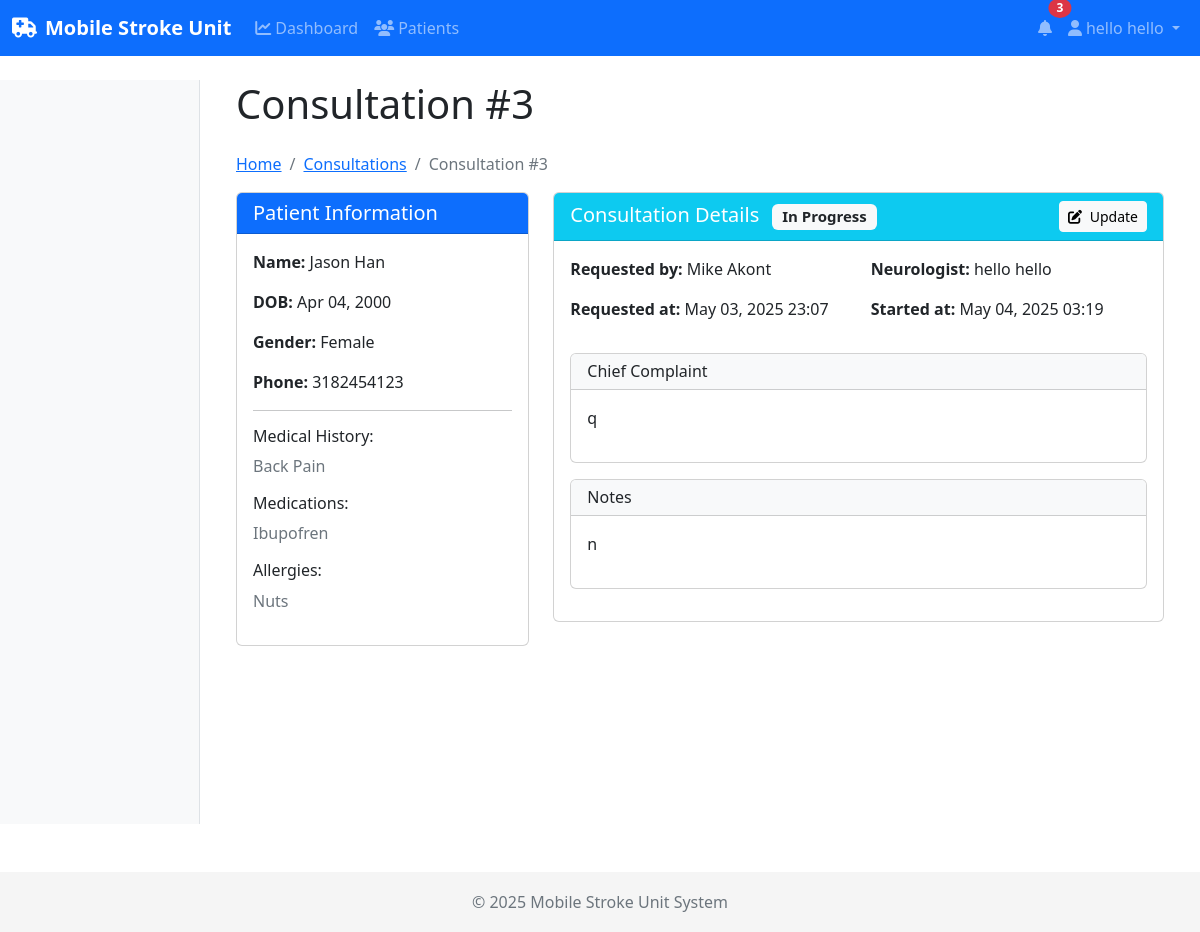
Page /consultations/3/ (signed in) on the committed database.
### accounts/models.py (models this page shows, shortened)
class User(AbstractUser):
    class Role(models.TextChoices):
        PATIENT = 'PATIENT', 'Patient'
        TECHNICIAN = 'TECHNICIAN', 'Technician'
        NEUROLOGIST = 'NEUROLOGIST', 'Neurologist'
    role = models.CharField(
        max_length=20,
        choices=Role.choices,
        default=Role.PATIENT
    )
    phone_number = models.CharField(max_length=15, blank=True)
    groups = models.ManyToManyField(
        'auth.Group',
        related_name='custom_user_set',
        blank=True,
        help_text='The groups this user belongs to. A user will get all permissions granted to each of their groups.',
        verbose_name='groups',
    )
    user_permissions = models.ManyToManyField(
        'auth.Permission',
        related_name='custom_user_set',
        blank=True,
        help_text='Specific permissions for this user.',
        verbose_name='user permissions',
    )
    @property
    def is_technician(self):
        return self.role == self.Role.TECHNICIAN
    @property
    def is_neurologist(self):
        return self.role == self.Role.NEUROLOGIST

### consultations/models.py (models this page shows, shortened)
class Consultation(models.Model):
    STATUS_CHOICES = [
        ('REQUESTED', 'Requested'),
        ('IN_PROGRESS', 'In Progress'),
        ('COMPLETED', 'Completed'),
        ('CANCELLED', 'Cancelled'),
    ]
    patient = models.ForeignKey(Patient, on_delete=models.CASCADE, related_name='consultations')
    requested_by = models.ForeignKey(User, on_delete=models.SET_NULL, null=True, related_name='requested_consultations')
    neurologist = models.ForeignKey(User, on_delete=models.SET_NULL, null=True, related_name='handled_consultations')
    requested_at = models.DateTimeField(auto_now_add=True)
    started_at = models.DateTimeField(null=True, blank=True)
    completed_at = models.DateTimeField(null=True, blank=True)
    status = models.CharField(max_length=20, choices=STATUS_CHOICES, default='REQUESTED')
    chief_complaint = models.TextField()
    notes = models.TextField(blank=True)
    diagnosis = models.TextField(blank=True)
    recommendations = models.TextField(blank=True)
    class Meta:
        ordering = ['-requested_at']

### patients/models.py (models this page shows, shortened)
class Patient(models.Model):
    GENDER_CHOICES = [
        ('M', 'Male'),
        ('F', 'Female'),
        ('O', 'Other'),
    ]
    first_name = models.CharField(max_length=100)
    last_name = models.CharField(max_length=100)
    date_of_birth = models.DateField()
    gender = models.CharField(max_length=1, choices=GENDER_CHOICES)
    phone_number = models.CharField(max_length=15, blank=True)
    address = models.TextField(blank=True)
    emergency_contact_name = models.CharField(max_length=100, blank=True)
    emergency_contact_phone = models.CharField(max_length=15, blank=True)
    medical_history = models.TextField(blank=True)
    current_medications = models.TextField(blank=True)
    allergies = models.TextField(blank=True)
    registered_by = models.ForeignKey(User, on_delete=models.SET_NULL, null=True, related_name='registered_patients')
    registration_date = models.DateTimeField(auto_now_add=True)
    user_account = models.OneToOneField(User, on_delete=models.SET_NULL, null=True, blank=True, related_name='patient_record')
    access_code = models.CharField(max_length=8, unique=True, blank=True, null=True)
    access_code_expiry = models.DateTimeField(blank=True, null=True)
    class Meta:
        ordering = ['-registration_date']

### consultations/views.py (the view)
# urls.py: path('<int:consultation_id>/', views.consultation_detail, name='detail'),
@login_required
def consultation_detail(request, consultation_id):
    consultation = get_object_or_404(Consultation, id=consultation_id)
    is_neurologist = request.user.role == 'NEUROLOGIST' if hasattr(request.user, 'role') else False
    is_technician = request.user.role == 'TECHNICIAN' if hasattr(request.user, 'role') else False
    if hasattr(request.user, 'is_neurologist') and request.user.is_neurologist:
        is_neurologist = True
    if hasattr(request.user, 'is_technician') and request.user.is_technician:
        is_technician = True
    if not (is_neurologist or is_technician or request.user.is_superuser or
            request.user == consultation.requested_by or
            request.user == consultation.neurologist):
        messages.error(request, "You don't have permission to view this consultation.")
        return redirect('home')
    try:
        tpa_request = consultation.tpa_request
    except:
        tpa_request = None
    if request.user.is_authenticated:
        Notification.objects.filter(
            user=request.user,
            related_consultation=consultation,
            is_read=False
        ).update(is_read=True)
    return render(request, 'consultations/consultation_detail.html', {
        'consultation': consultation,
        'patient': consultation.patient,
        'tpa_request': tpa_request,
        'is_neurologist': is_neurologist,
        'is_technician': is_technician,
    })

### templates/consultations/consultation_detail.html (shortened to what this page needs)
{% extends "base.html" %}
{% load static %}
{% block content %}
<div class="container">
    <h1 class="mb-4">Consultation #{{ consultation.id }}</h1>
    <nav aria-label="breadcrumb">
        <ol class="breadcrumb">
            <li class="breadcrumb-item"><a href="{% url 'home' %}">Home</a></li>
            <li class="breadcrumb-item"><a href="{% url 'consultations:list' %}">Consultations</a></li>
            <li class="breadcrumb-item active">Consultation #{{ consultation.id }}</li>
        </ol>
    </nav>
    <div class="row">
        <div class="col-md-4 mb-4">
            <div class="card">
                <div class="card-header bg-primary text-white">
                    <h5 class="mb-0">Patient Information</h5>
                </div>
                <div class="card-body">
                    <p><strong>Name:</strong> {{ patient.first_name }} {{ patient.last_name }}</p>
                    <p><strong>DOB:</strong> {{ patient.date_of_birth|date:"M d, Y" }}</p>
                    <p><strong>Gender:</strong> {{ patient.get_gender_display }}</p>
                    <p><strong>Phone:</strong> {{ patient.phone_number }}</p>
                    <hr>
                    <h6 class="mt-3">Medical History:</h6>
                    <p class="text-muted">{{ patient.medical_history|default:"None recorded"|linebreaksbr }}</p>
                    <h6 class="mt-3">Medications:</h6>
                    <p class="text-muted">{{ patient.current_medications|default:"None recorded"|linebreaksbr }}</p>
                    <h6 class="mt-3">Allergies:</h6>
                    <p class="text-muted">{{ patient.allergies|default:"None recorded"|linebreaksbr }}</p>
                </div>
            </div>
        </div>
        <div class="col-md-8">
            <div class="card mb-4">
                <div class="card-header {% if consultation.status == 'REQUESTED' %}bg-warning{% elif consultation.status == 'IN_PROGRESS' %}bg-info{% elif consultation.status == 'COMPLETED' %}bg-success{% else %}bg-secondary{% endif %} text-white d-flex justify-content-between align-items-center">
                    <h5 class="mb-0">
                        Consultation Details
                        <span class="badge bg-light text-dark ms-2">{{ consultation.get_status_display }}</span>
                    </h5>
                    {% if consultation.status != 'COMPLETED' and consultation.status != 'CANCELLED' %}
                        {% if user.role == 'NEUROLOGIST' or user.is_neurologist or user.is_superuser %}
                            <a href="{% url 'consultations:update' consultation_id=consultation.id %}" class="btn btn-sm btn-light">
                                <i class="fas fa-edit me-1"></i> Update
                            </a>
                        {% endif %}
                    {% endif %}
                </div>
                <div class="card-body">
                    <div class="row mb-3">
                        <div class="col-md-6">
                            <p><strong>Requested by:</strong> {{ consultation.requested_by.get_full_name|default:consultation.requested_by.username }}</p>
                            <p><strong>Requested at:</strong> {{ consultation.requested_at|date:"M d, Y H:i" }}</p>
                        </div>
                        <div class="col-md-6">
                            <p>
                                <strong>Neurologist:</strong>
                                {% if consultation.neurologist %}
                                    {{ consultation.neurologist.get_full_name|default:consultation.neurologist.username }}
                                {% else %}
                                    <span class="text-muted">Not assigned</span>
                                {% endif %}
                            </p>
                            {% if consultation.started_at %}
                                <p><strong>Started at:</strong> {{ consultation.started_at|date:"M d, Y H:i" }}</p>
                            {% endif %}
                        </div>
                    </div>
                    <div class="card mb-3">
                        <div class="card-header bg-light">
                            <h6 class="mb-0">Chief Complaint</h6>
                        </div>
                        <div class="card-body">
                            <p>{{ consultation.chief_complaint|linebreaksbr }}</p>
                        </div>
                    </div>
                    {% if consultation.notes %}
                        <div class="card mb-3">
                            <div class="card-header bg-light">
                                <h6 class="mb-0">Notes</h6>
                            </div>
                            <div class="card-body">
                                <p>{{ consultation.notes|linebreaksbr }}</p>
                            </div>
                        </div>
                    {% endif %}
                </div>
            </div>
        </div>
    </div>
</div>
{% endblock %}

### templates/base.html (shortened to what this page needs)
<!DOCTYPE html>
<html lang="en">
<head>
    <link href="https://cdn.jsdelivr.net/npm/bootstrap@5.2.3/dist/css/bootstrap.min.css" rel="stylesheet">
    <link rel="stylesheet" href="https://cdnjs.cloudflare.com/ajax/libs/font-awesome/6.1.1/css/all.min.css">
</head>
<body>
    <nav class="navbar navbar-expand-md navbar-dark bg-primary fixed-top">
        <div class="container-fluid">
            <a class="navbar-brand" href="{% url 'home' %}">
                <i class="fas fa-ambulance me-2"></i>Mobile Stroke Unit
            </a>
            <div class="collapse navbar-collapse" id="navbarNav">
                <ul class="navbar-nav me-auto">
                    {% if user.is_authenticated %}
                        {% if user.is_technician %}
                            <li class="nav-item">
                                <a class="nav-link" href="{% url 'consultations:technician_dashboard' %}">
                                    <i class="fas fa-chart-line me-1"></i>Dashboard
                                </a>
                            </li>
                            <li class="nav-item">
                                <a class="nav-link" href="{% url 'patients:list' %}">
                                    <i class="fas fa-users me-1"></i>Patients
                                </a>
                            </li>
                            <li class="nav-item">
                                <a class="nav-link" href="{% url 'patients:register_patient' %}">
                                    <i class="fas fa-user-plus me-1"></i>New Patient
                                </a>
                            </li>
                        {% elif user.is_neurologist %}
                            <li class="nav-item">
                                <a class="nav-link" href="{% url 'consultations:neurologist_dashboard' %}">
                                    <i class="fas fa-chart-line me-1"></i>Dashboard
                                </a>
                            </li>
                            <li class="nav-item">
                                <a class="nav-link" href="{% url 'patients:list' %}">
                                    <i class="fas fa-users me-1"></i>Patients
                                </a>
                            </li>
                        {% elif user.is_patient %}
                            <li class="nav-item">
                                <a class="nav-link" href="{% url 'patients:dashboard' %}">
                                    <i class="fas fa-chart-line me-1"></i>Dashboard
                                </a>
                            </li>
                        {% endif %}
                    {% endif %}
                </ul>
                <ul class="navbar-nav">
                    {% if user.is_authenticated %}
                        <li class="nav-item position-relative">
                            <a class="nav-link" href="{% url 'consultations:notifications' %}">
                                <i class="fas fa-bell"></i>
                                {% with unread_count=user.notifications.all|length %}
                                    {% if unread_count > 0 %}
                                        <span class="badge bg-danger notification-badge">
                                            {{ unread_count }}
                                        </span>
                                    {% endif %}
                                {% endwith %}
                            </a>
                        </li>
                        <li class="nav-item dropdown">
                            <a class="nav-link dropdown-toggle" href="#" id="navbarDropdown" role="button" data-bs-toggle="dropdown">
                                <i class="fas fa-user me-1"></i>{{ user.get_full_name|default:user.username }}
                            </a>
                        </li>
                    {% endif %}
                </ul>
            </div>
        </div>
    </nav>
    <div class="container-fluid content mt-4 mb-5">
        {% block content_full %}
            <div class="row">
                {% block sidebar %}
                    {% if user.is_authenticated %}
                        <div class="col-md-3 col-lg-2 d-md-block sidebar collapse">
                        </div>
                        <main class="col-md-9 col-lg-10 px-md-4">
                            {% block content %}{% endblock %}
                        </main>
                    {% else %}
                        <main class="col-12">
                            {% block main_content %}{% endblock %}
                        </main>
                    {% endif %}
                {% endblock %}
            </div>
        {% endblock %}
    </div>
    <footer class="footer">
        <div class="container text-center">
            <span class="text-muted">© {% now 'Y' %} Mobile Stroke Unit System</span>
        </div>
    </footer>
</body>
</html>

### templates/base.html (style rules this page uses)
body { padding-top: 56px; min-height: 100vh; display: flex; flex-direction: column; }
.content { flex: 1; }
.navbar-brand { font-weight: bold; }
.sidebar { min-height: calc(100vh - 56px); background-color: #f8f9fa; border-right: 1px solid #dee2e6; padding-top: 20px; }
.footer { margin-top: auto; height: 60px; background-color: #f5f5f5; display: flex; align-items: center; }
.notification-badge { position: absolute; top: 0; right: 0; padding: 0.25rem 0.5rem; font-size: 0.75rem; line-height: 1; border-radius: 50%; transform: translate(50%, -50%); }

### rows in the picture
User: get_full_name "hello hello"
Consultation: id "3", status "In Progress", requested_by.get_full_name "Mike Akont", requested_at "May 03, 2025 23:07", neurologist.get_full_name "hello hello", started_at "May 04, 2025 03:19", chief_complaint "q", notes "n"
Patient: first_name "Jason", last_name "Han", date_of_birth "Apr 04, 2000", gender "Female", phone_number "3182454123", medical_history "Back Pain", current_medications "Ibupofren", allergies "Nuts"

### other values in the picture
{{ unread_count }} "3"
